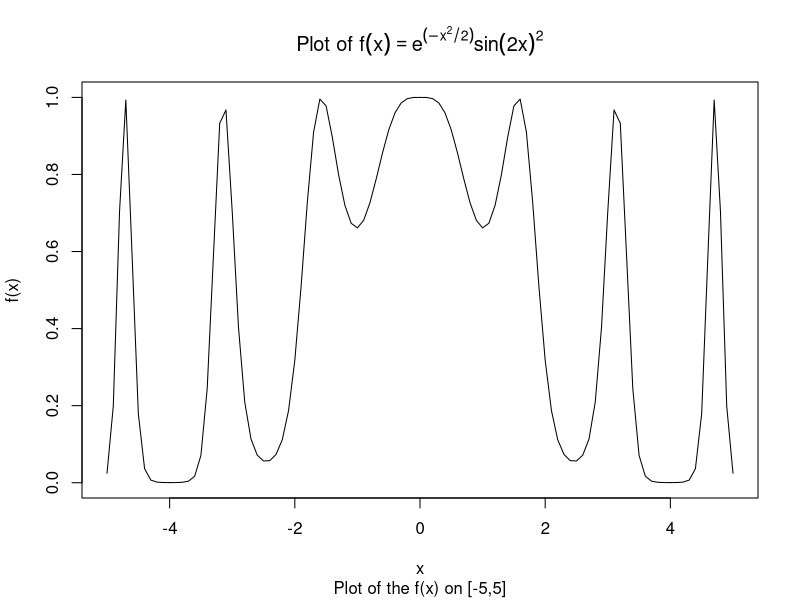
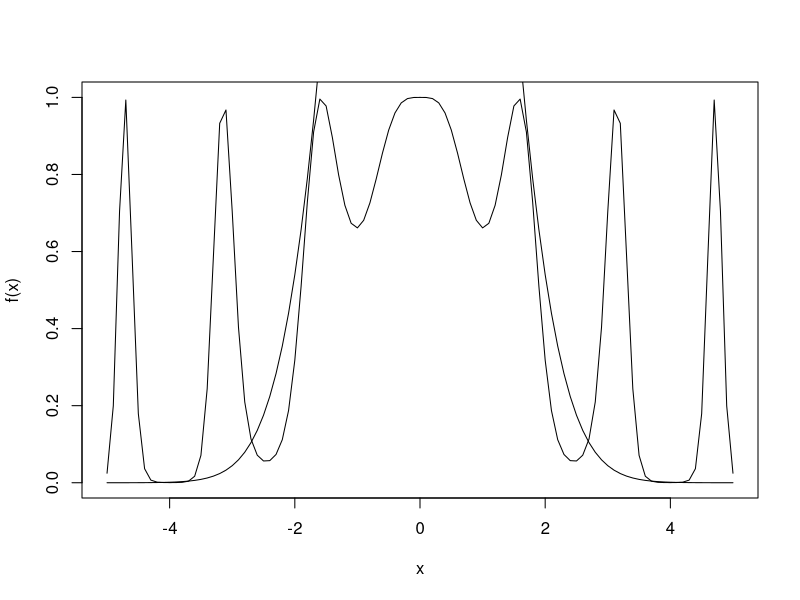

R code for these plots, in order: (Note: this script raises an error after producing the figures.)
## ---- chunk 1
f<- function(x) exp((-x^2/2)*sin(2*x)^2)
curve(f,-5, 5, main = expression(paste('Plot of ', f(x)== e^(-x^2/2 )*sin(2*x)^2)),xlab='x',ylab='f(x)', sub='Plot of the f(x) on [-5,5]' )
## ---- chunk 2
f<- function(x) exp((-x^2/2)*sin(2*x)^2)
curve(f,-5, 5)
g <- function(x) 10*dnorm(x)
curve(g, add = TRUE)
## ---- chunk 3


## ---- chunk 4
x<- rexp(N,rate = 2)

## ---- chunk 5
